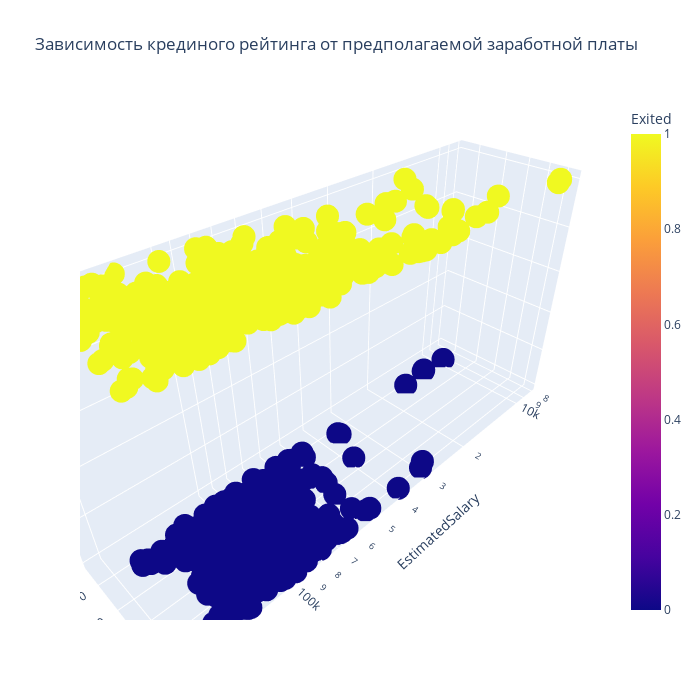

The code cell stored with this chart in its notebook:
### Markdown cell above
# 9.5.
Постройте график, который показывает взаимосвязь кредитного рейтинга клиента *(CreditScore)* и его предполагаемой зарплаты *(EstimatedSalary)*. Добавьте расцветку по признаку оттока клиентов. Какова взаимосвязь между признаками? Если не видите явной взаимосвязи, укажите это.

### Code cell
import plotly
import plotly.express as px
churn_data = pd.read_csv('H:\SkillFactory\папка с файлами для работы\churn.csv')

#фильтруем таблицу по признакам
credit_salary_data  = churn_data.groupby(['CreditScore', 'Exited'], as_index=False)['EstimatedSalary'].median()

#строим график
fig = px.scatter_3d(
    data_frame=credit_salary_data, #DataFrame
    x = 'EstimatedSalary', #ось абсцисс
    y = 'CreditScore', #ось ординат
    z = 'Exited', #ось аппликат
    color='Exited', #расцветка по признаку оттока
    log_x=True, 
    log_y=True,
    width=700,
    height=700,
    title='Зависимость крединого рейтинга от предполагаемой заработной платы'
)

#отображаем график
fig.show()

### Figure 1 — Plotly figure (JSON) as saved in the notebook; plotly's stock layout.template omitted (floating-point values rounded to 4 significant figures; data arrays with more than 128 entries replaced by an {"elided": "..."} marker saying what was removed)
{"data": [{"hovertemplate": "EstimatedSalary=%{x}<br>CreditScore=%{y}<br>Exited=%{marker.color}<extra></extra>", "legendgroup": "", "marker": {"color": {"elided": "862 int values"}, "coloraxis": "coloraxis", "symbol": "circle"}, "mode": "markers", "name": "", "scene": "scene", "showlegend": false, "type": "scatter3d", "x": {"elided": "862 float values"}, "y": {"elided": "862 int values"}, "z": {"elided": "862 int values"}}], "layout": {"coloraxis": {"colorbar": {"title": {"text": "Exited"}}, "colorscale": [[0, "#0d0887"], [0.1111, "#46039f"], [0.2222, "#7201a8"], [0.3333, "#9c179e"], [0.4444, "#bd3786"], [0.5556, "#d8576b"], [0.6667, "#ed7953"], [0.7778, "#fb9f3a"], [0.8889, "#fdca26"], [1, "#f0f921"]]}, "height": 700, "legend": {"tracegroupgap": 0}, "scene": {"domain": {"x": [0, 1], "y": [0, 1]}, "xaxis": {"title": {"text": "EstimatedSalary"}, "type": "log"}, "yaxis": {"title": {"text": "CreditScore"}, "type": "log"}, "zaxis": {"title": {"text": "Exited"}}}, "title": {"text": "Зависимость крединого рейтинга от предполагаемой заработной платы"}, "width": 700}}
